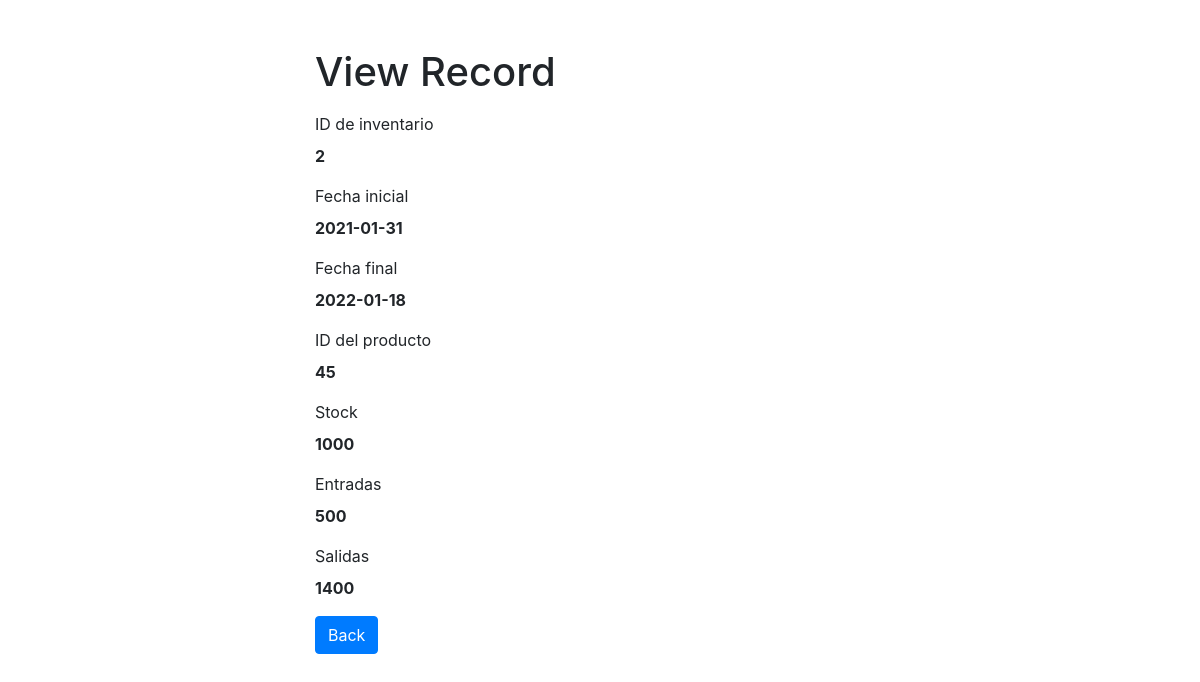
/inventory/read.php?id_inventory=2, run on the app's committed database.
### tables this page shows
CREATE TABLE IF NOT EXISTS `inventory` (
  `id_inventory` int(11) NOT NULL AUTO_INCREMENT,
  `date_in` date NOT NULL,
  `date_out` date NOT NULL,
  `id_product` int(11) NOT NULL,
  `stock_in` int(11) NOT NULL,
  `entries` int(11) NOT NULL,
  `outlets` int(11) NOT NULL,
  PRIMARY KEY (`id_inventory`)
);

### inventory/read.php (the view, shortened to what this page needs)
<?php
if(isset($_GET["id_inventory"]) && !empty(trim($_GET["id_inventory"]))){
    require_once "../connection/config.php";
    $sql = "SELECT * FROM inventory WHERE id_inventory = ?";
    if($stmt = mysqli_prepare($link, $sql)){
        mysqli_stmt_bind_param($stmt, "i", $param_id);
        if(mysqli_stmt_execute($stmt)){
            $result = mysqli_stmt_get_result($stmt);
            if(mysqli_num_rows($result) == 1){
                $row = mysqli_fetch_array($result, MYSQLI_ASSOC);
            } else{
                header("location: inventory.php");
                exit();
            }
        } else{
            echo "Oops! Something went wrong. Please try again later.";
        }
    }
} else{
    header("location: inventory.php");
    exit();
}
?>
<!DOCTYPE html>
<html lang="en">
<head>
    <link rel="stylesheet" href="https://stackpath.bootstrapcdn.com/bootstrap/4.5.2/css/bootstrap.min.css">
</head>
<body>
    <div class="wrapper">
        <div class="container-fluid">
            <div class="row">
                <div class="col-md-12">
                    <h1 class="mt-5 mb-3">View Record</h1>
                    <div class="form-group">
                        <label>ID de inventario</label>
                        <p><b><?php echo $row["id_inventory"]; ?></b></p>
                    </div>
                    <div class="form-group">
                        <label>Fecha inicial</label>
                        <p><b><?php echo $row["date_in"]; ?></b></p>
                    </div>
                    <div class="form-group">
                        <label>Fecha final</label>
                        <p><b><?php echo $row["date_out"]; ?></b></p>
                    </div>
                    <div class="form-group">
                        <label>ID del producto</label>
                        <p><b><?php echo $row["id_product"]; ?></b></p>
                    </div>
                    <div class="form-group">
                        <label>Stock</label>
                        <p><b><?php echo $row["stock_in"]; ?></b></p>
                    </div>
                    <div class="form-group">
                        <label>Entradas</label>
                        <p><b><?php echo $row["entries"]; ?></b></p>
                    </div>
                    <div class="form-group">
                        <label>Salidas</label>
                        <p><b><?php echo $row["outlets"]; ?></b></p>
                    </div>
                    <p><a href="inventory.php" class="btn btn-primary">Back</a></p>
                </div>
            </div>
        </div>
    </div>
</body>
</html>

### inventory/read.php (style rules this page uses)
.wrapper { width: 600px; margin: 0 auto; }

### data on the page
inventory: id_inventory "2", date_in "2021-01-31", date_out "2022-01-18", id_product "45", stock_in "1000", entries "500", outlets "1400"
